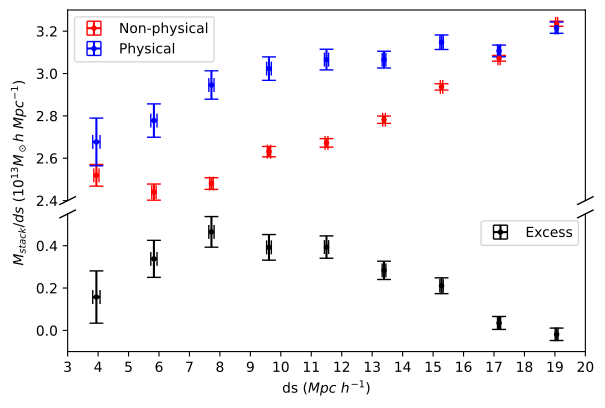

Generate this figure with Python:

import matplotlib.pyplot as plt
from matplotlib.colors import LogNorm
import numpy as np
from scipy.ndimage import gaussian_filter



#Sep
Nx_count = np.loadtxt("Nx_count_ds2.csv", delimiter=",")
Nx_count2 = np.loadtxt("Nx_count_ds2.csv", delimiter=",")

Px_count = np.loadtxt("Px_count_ds.csv", delimiter=",")
Px_count2 = np.loadtxt("Px_count_ds2.csv", delimiter=",")

Nx_val = np.loadtxt("Nx_val_ds2.csv", delimiter=",")
Nx_val2 = np.loadtxt("Nx_val_ds2.csv", delimiter=",")

Px_val = np.loadtxt("Px_val_ds.csv", delimiter=",")
Px_val2 = np.loadtxt("Px_val_ds2.csv", delimiter=",")

Nerrors_x = np.loadtxt("Nerrors_x_ds2.csv", delimiter=",")
Nerrors_x2 = np.loadtxt("Nerrors_x_ds2.csv", delimiter=",")

Perrors_x = np.loadtxt("Perrors_x_ds.csv", delimiter=",")
Perrors_x2 = np.loadtxt("Perrors_x_ds2.csv", delimiter=",")

Nerrors_y = np.loadtxt("Nerrors_y_ds2.csv", delimiter=",")
Nerrors_y2 = np.loadtxt("Nerrors_y_ds2.csv", delimiter=",")

Perrors_y = np.loadtxt("Perrors_y_ds.csv", delimiter=",")
Perrors_y2 = np.loadtxt("Perrors_y_ds2.csv", delimiter=",")

Pmidss_MR = np.loadtxt("Pmidss_ds2.csv", delimiter=",")
Nmidss_MR = np.loadtxt("Nmidss_ds2.csv", delimiter=",")
#errors_x2 = np.loadtxt("errors_x_MR (2).csv", delimiter=",")


MRlim1 = 2.75*10**13
MRlim2 = 3.7*10**13

MRlim3 = 4
MRlim4 = 5.2

excessER=(Nerrors_y2**2+Perrors_y2**2)**0.5
excess=Px_val2/Px_count2-Nx_val2/Nx_count2


fig, (ax1,ax2) = plt.subplots(2,1,sharex=True,gridspec_kw={'height_ratios': [3.3-2.4, .55+0.1]})
fig.tight_layout(h_pad=0.01)


ax1.errorbar(Nmidss_MR, Nx_val2/Nx_count2/10**13, xerr=Nerrors_x2, yerr=Nerrors_y2/10**13,color = 'red', fmt='.', capsize=5, label='Non-physical')  #gives errors if divide by 0
ax1.errorbar(Pmidss_MR, Px_val2/Px_count2/10**13, xerr=Perrors_x2, yerr=Perrors_y2/10**13, fmt='.',color = 'blue', capsize=5, label='Physical')
ax1.set_ylim([2.4,3.3])
ax2.set_ylim([-0.1,.55])
#ax1.set_xlim([2.7,3.7])


ax2.errorbar(Pmidss_MR, excess/10**13, xerr=Perrors_x, yerr=excessER/10**13, fmt='.',color = 'black', capsize=5, label='Excess')  #gives errors if divide by 0
#ax2.set_ylim([0,0.5])
#ax2.set_yticks([0,.5])
ax2.set_xlim([3,20])
ax1.set_xlim([3,20])
 
ax2.set_xticks(np.arange(3, 21, step=1))

ax2.legend()
ax1.legend()

ax1.tick_params(
    axis='x',          # changes apply to the x-axis
    which='both',      # both major and minor ticks are affected
    bottom=False,      # ticks along the bottom edge are off
    top=False,         # ticks along the top edge are off
    labelbottom=False) # labels along the bottom edge are off
ax1.spines.bottom.set_visible(False)
ax2.spines.top.set_visible(False)
#ax1.xaxis.tick_top()
#ax1.tick_params(labeltop=False)  # don't put tick labels at the top
ax2.xaxis.tick_bottom()

d = .5  # proportion of vertical to horizontal extent of the slanted line
kwargs = dict(marker=[(-1, -d), (1, d)], markersize=12,
              linestyle="none", color='k', mec='k', mew=1, clip_on=False)
ax1.plot([0, 1], [0, 0], transform=ax1.transAxes, **kwargs)
ax2.plot([0, 1], [1, 1], transform=ax2.transAxes, **kwargs)


plt.xlabel('ds ($Mpc$ $h^{-1}$)')
plt.ylabel('$M_{stack}/ds$ ($10^{13}M_\odot h$ $Mpc^{-1}$)')
ax2.yaxis.set_label_coords(-0.075,1.3)



plt.savefig('M-ds-ds.pdf', dpi=1200,bbox_inches='tight')
